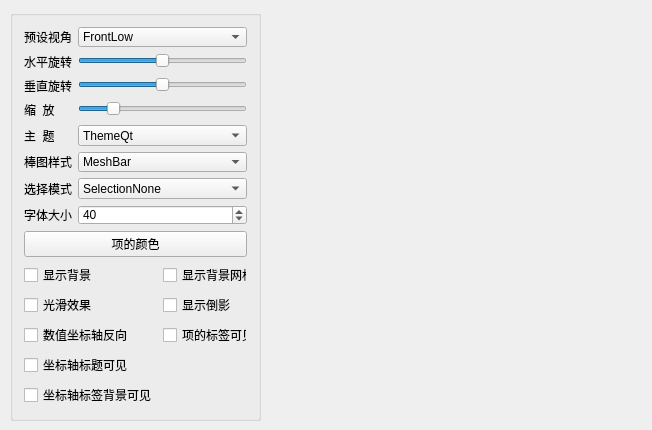
<?xml version="1.0" encoding="UTF-8"?>
<ui version="4.0">
 <class>Q3DBarsDemoClass</class>
 <widget class="QMainWindow" name="Q3DBarsDemoClass">
  <property name="geometry">
   <rect>
    <x>0</x>
    <y>0</y>
    <width>652</width>
    <height>430</height>
   </rect>
  </property>
  <property name="windowTitle">
   <string>Q3DBarsDemo</string>
  </property>
  <widget class="QWidget" name="centralWidget">
   <widget class="QGroupBox" name="groupBox">
    <property name="geometry">
     <rect>
      <x>10</x>
      <y>10</y>
      <width>251</width>
      <height>411</height>
     </rect>
    </property>
    <property name="title">
     <string/>
    </property>
    <layout class="QVBoxLayout" name="verticalLayout">
     <item>
      <layout class="QFormLayout" name="formLayout">
       <item row="0" column="0">
        <widget class="QLabel" name="label">
         <property name="text">
          <string>预设视角</string>
         </property>
        </widget>
       </item>
       <item row="0" column="1">
        <widget class="QComboBox" name="cbCameraPreset">
         <item>
          <property name="text">
           <string>FrontLow</string>
          </property>
         </item>
         <item>
          <property name="text">
           <string>Front</string>
          </property>
         </item>
         <item>
          <property name="text">
           <string>FrontHigh</string>
          </property>
         </item>
         <item>
          <property name="text">
           <string>LeftLow</string>
          </property>
         </item>
         <item>
          <property name="text">
           <string>Left</string>
          </property>
         </item>
         <item>
          <property name="text">
           <string>LeftHigh</string>
          </property>
         </item>
         <item>
          <property name="text">
           <string>RightLow</string>
          </property>
         </item>
         <item>
          <property name="text">
           <string>Right</string>
          </property>
         </item>
         <item>
          <property name="text">
           <string>RightHigh</string>
          </property>
         </item>
         <item>
          <property name="text">
           <string>BehindLow</string>
          </property>
         </item>
         <item>
          <property name="text">
           <string>Behind</string>
          </property>
         </item>
         <item>
          <property name="text">
           <string>BehindHigh</string>
          </property>
         </item>
        </widget>
       </item>
       <item row="1" column="0">
        <widget class="QLabel" name="label_2">
         <property name="text">
          <string>水平旋转</string>
         </property>
        </widget>
       </item>
       <item row="1" column="1">
        <widget class="QSlider" name="hsHorPos">
         <property name="minimum">
          <number>-180</number>
         </property>
         <property name="maximum">
          <number>180</number>
         </property>
         <property name="orientation">
          <enum>Qt::Horizontal</enum>
         </property>
        </widget>
       </item>
       <item row="2" column="0">
        <widget class="QLabel" name="label_3">
         <property name="text">
          <string>垂直旋转</string>
         </property>
        </widget>
       </item>
       <item row="2" column="1">
        <widget class="QSlider" name="hsVerPos">
         <property name="minimum">
          <number>-90</number>
         </property>
         <property name="maximum">
          <number>90</number>
         </property>
         <property name="orientation">
          <enum>Qt::Horizontal</enum>
         </property>
        </widget>
       </item>
       <item row="3" column="0">
        <widget class="QLabel" name="label_4">
         <property name="text">
          <string>缩  放</string>
         </property>
        </widget>
       </item>
       <item row="3" column="1">
        <widget class="QSlider" name="hsZoom">
         <property name="minimum">
          <number>10</number>
         </property>
         <property name="maximum">
          <number>500</number>
         </property>
         <property name="value">
          <number>100</number>
         </property>
         <property name="orientation">
          <enum>Qt::Horizontal</enum>
         </property>
        </widget>
       </item>
       <item row="4" column="0">
        <widget class="QLabel" name="label_5">
         <property name="text">
          <string>主  题</string>
         </property>
        </widget>
       </item>
       <item row="4" column="1">
        <widget class="QComboBox" name="cbTheme">
         <item>
          <property name="text">
           <string>ThemeQt</string>
          </property>
         </item>
         <item>
          <property name="text">
           <string>ThemePrimaryColors</string>
          </property>
         </item>
         <item>
          <property name="text">
           <string>ThemeDigia</string>
          </property>
         </item>
         <item>
          <property name="text">
           <string>ThemeStoneMoss</string>
          </property>
         </item>
         <item>
          <property name="text">
           <string>ThemeArmyBlue</string>
          </property>
         </item>
         <item>
          <property name="text">
           <string>ThemeRetro</string>
          </property>
         </item>
         <item>
          <property name="text">
           <string>ThemeEbony</string>
          </property>
         </item>
         <item>
          <property name="text">
           <string>ThemeIsabelle</string>
          </property>
         </item>
         <item>
          <property name="text">
           <string>ThemeUserDefined</string>
          </property>
         </item>
        </widget>
       </item>
       <item row="5" column="0">
        <widget class="QLabel" name="label_6">
         <property name="text">
          <string>棒图样式</string>
         </property>
        </widget>
       </item>
       <item row="5" column="1">
        <widget class="QComboBox" name="cbMeshType">
         <item>
          <property name="text">
           <string>MeshBar</string>
          </property>
         </item>
         <item>
          <property name="text">
           <string>MeshCube</string>
          </property>
         </item>
         <item>
          <property name="text">
           <string>MeshPyramid</string>
          </property>
         </item>
         <item>
          <property name="text">
           <string>MeshCone</string>
          </property>
         </item>
         <item>
          <property name="text">
           <string>MeshCylinder</string>
          </property>
         </item>
         <item>
          <property name="text">
           <string>MeshBevelBar</string>
          </property>
         </item>
         <item>
          <property name="text">
           <string>MeshBevelCube</string>
          </property>
         </item>
         <item>
          <property name="text">
           <string>MeshSphere</string>
          </property>
         </item>
         <item>
          <property name="text">
           <string>MeshMinimal</string>
          </property>
         </item>
         <item>
          <property name="text">
           <string>MeshArrow</string>
          </property>
         </item>
         <item>
          <property name="text">
           <string>MeshPoint</string>
          </property>
         </item>
        </widget>
       </item>
       <item row="6" column="0">
        <widget class="QLabel" name="label_7">
         <property name="text">
          <string>选择模式</string>
         </property>
        </widget>
       </item>
       <item row="6" column="1">
        <widget class="QComboBox" name="cbSelectMode">
         <item>
          <property name="text">
           <string>SelectionNone</string>
          </property>
         </item>
         <item>
          <property name="text">
           <string>SelectionItem</string>
          </property>
         </item>
         <item>
          <property name="text">
           <string>SelectionRow</string>
          </property>
         </item>
         <item>
          <property name="text">
           <string>SelectionItemAndRow</string>
          </property>
         </item>
         <item>
          <property name="text">
           <string>SelectionColumn</string>
          </property>
         </item>
         <item>
          <property name="text">
           <string>SelectionItemAndColumn</string>
          </property>
         </item>
         <item>
          <property name="text">
           <string>SelectionRowAndColumn</string>
          </property>
         </item>
         <item>
          <property name="text">
           <string>SelectionItemRowAndColumn</string>
          </property>
         </item>
         <item>
          <property name="text">
           <string>SelectionSlice</string>
          </property>
         </item>
         <item>
          <property name="text">
           <string>SelectionMultiSeries</string>
          </property>
         </item>
        </widget>
       </item>
       <item row="7" column="0">
        <widget class="QLabel" name="label_8">
         <property name="text">
          <string>字体大小</string>
         </property>
        </widget>
       </item>
       <item row="7" column="1">
        <widget class="QSpinBox" name="sbFontSize">
         <property name="value">
          <number>40</number>
         </property>
        </widget>
       </item>
      </layout>
     </item>
     <item>
      <widget class="QPushButton" name="btnItemColor">
       <property name="text">
        <string>项的颜色</string>
       </property>
      </widget>
     </item>
     <item>
      <layout class="QFormLayout" name="formLayout_2">
       <item row="0" column="0">
        <widget class="QCheckBox" name="cbShowBG">
         <property name="text">
          <string>显示背景</string>
         </property>
        </widget>
       </item>
       <item row="0" column="1">
        <widget class="QCheckBox" name="cbShowBGGrad">
         <property name="text">
          <string>显示背景网格</string>
         </property>
        </widget>
       </item>
       <item row="1" column="0">
        <widget class="QCheckBox" name="cbMeshSmooth">
         <property name="text">
          <string>光滑效果</string>
         </property>
        </widget>
       </item>
       <item row="1" column="1">
        <widget class="QCheckBox" name="cbInvImage">
         <property name="text">
          <string>显示倒影</string>
         </property>
        </widget>
       </item>
       <item row="2" column="0">
        <widget class="QCheckBox" name="cbAxisReverse">
         <property name="text">
          <string>数值坐标轴反向</string>
         </property>
        </widget>
       </item>
       <item row="2" column="1">
        <widget class="QCheckBox" name="cbShowLabel">
         <property name="text">
          <string>项的标签可见</string>
         </property>
        </widget>
       </item>
       <item row="3" column="0">
        <widget class="QCheckBox" name="cbAxisShowTitle">
         <property name="text">
          <string>坐标轴标题可见</string>
         </property>
        </widget>
       </item>
       <item row="3" column="1">
        <spacer name="horizontalSpacer">
         <property name="orientation">
          <enum>Qt::Horizontal</enum>
         </property>
         <property name="sizeHint" stdset="0">
          <size>
           <width>40</width>
           <height>20</height>
          </size>
         </property>
        </spacer>
       </item>
       <item row="4" column="0">
        <widget class="QCheckBox" name="cbAxisBGShowLabel">
         <property name="text">
          <string>坐标轴标签背景可见</string>
         </property>
        </widget>
       </item>
       <item row="4" column="1">
        <spacer name="horizontalSpacer_2">
         <property name="orientation">
          <enum>Qt::Horizontal</enum>
         </property>
         <property name="sizeHint" stdset="0">
          <size>
           <width>40</width>
           <height>20</height>
          </size>
         </property>
        </spacer>
       </item>
      </layout>
     </item>
     <item>
      <spacer name="verticalSpacer">
       <property name="orientation">
        <enum>Qt::Vertical</enum>
       </property>
       <property name="sizeHint" stdset="0">
        <size>
         <width>20</width>
         <height>40</height>
        </size>
       </property>
      </spacer>
     </item>
    </layout>
   </widget>
  </widget>
 </widget>
 <layoutdefault spacing="6" margin="11"/>
 <resources>
  <include location="Q3DBarsDemo.qrc"/>
 </resources>
 <connections/>
</ui>
